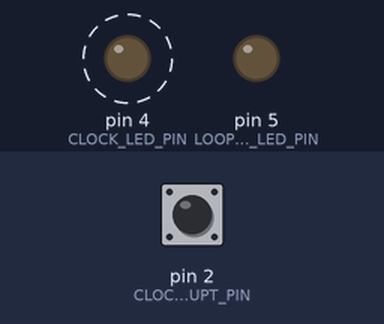
This program was run on a simulated Arduino Pro Mini, built with avr-gcc and run on an emulated ATmega328P. Shown: output pins drawn as LEDs (lit = HIGH). Dashed ring = blinking. Inputs (shaded band) come from the test bench; at power-on: pin 2 (CLOCK_INTERUPT_PIN) HIGH. What the program prints to the serial monitor is not drawn.

Above: at 10.2 s.
10.3 s: pin 2 (CLOCK_INTERUPT_PIN) pulled LOW for 0.15 s
At 11.0 s:
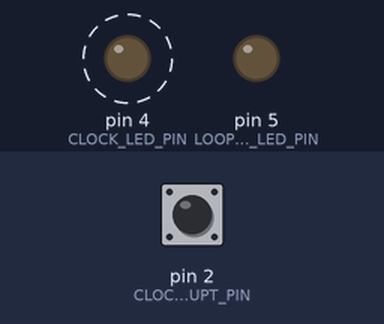
13.3 s: pin 2 (CLOCK_INTERUPT_PIN) pulled LOW for 1 s
At 14.2 s:
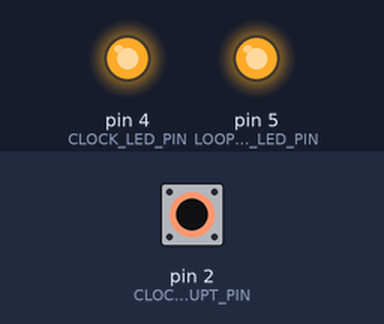
Timing chart, 0 to 16.3 s (numbered marks = the images above; inputs shaded):
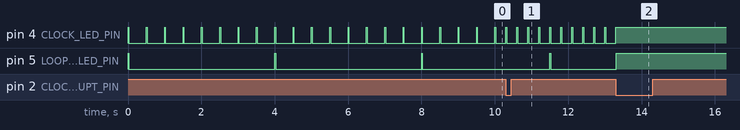

The program:

main.cpp
```cpp
#include <Arduino.h>
#include <Adafruit_MCP23017.h>
#include <TimerOne.h>
#include <Adafruit_MPR121.h>
#include <Event.h>
#include <Channel.cpp>

#define IO_ADDR 0x00
#define TOUCH_ADDR 0x5A

Adafruit_MCP23017 io = Adafruit_MCP23017();
Adafruit_MPR121 touch = Adafruit_MPR121();

const bool DEBUG = true;
const int CLOCK_INTERUPT_PIN = 2;
const int CLOCK_LED_PIN = 4;
const int LOOP_START_LED_PIN = 5;


int currentStep = 1;
int steps = 8;                   // how many steps before sequencer loop resets
int clocked = 0;                 // how many times externally clocked
long pulseDuration = 20000;      // how long, in microseconds, the clock led will be lit
long stepDuration = 500000;      // how long, in microseconds, a single step lasts before the next step begins. Will be variable based on clock input
long timeOfLoopStart = 0;        // when the first step occured on the system clock

// RECORDING TOUCH SEQUENCE
Event * current;
Event * HEAD;
Event * QUEUED;

// MICROSECOND RECORDERS
long timeOfLastClock = 0;        //
long timeOfLastTouchA = 0;       // when channel A was last touched in microseconds
long timeOfLastReleaseA = 0;     // when channel A was last released in microseconds
bool triggered = false;          // determin if channel A has already been triggered/set HIGH

// RESET BUTTONS
int newResetButtonState = 0;
int prevResetButtonState = 0;

uint16_t lastTouched = 0;
uint16_t currTouched = 0;

const int CHANNEL_A_LED_PIN = 8;   // via io

// Timer1 Interupt Callback
void advanceClock() {

  timeOfLastClock = micros();  // the current time
  if (currentStep == 1) {
    timeOfLoopStart = timeOfLastClock;
    // Serial.print("timeOfLoopStart: ");Serial.println(timeOfLoopStart);
  }
  // increment currentStep by 1
  if (currentStep < steps) {
    currentStep += 1;
  } else {
    currentStep = 1;
  }
}

volatile long lastPulseInterval = 0;

void detectTempo() {

  long now = micros();
  long newPulseInterval = now - timeOfLastClock;
  timeOfLastClock = now;

  if (newPulseInterval != lastPulseInterval) {
    // tell timer to trigger callback at an interval if newPulseInterval / PPQ
    Timer1.setPeriod(newPulseInterval);
  }

  lastPulseInterval = newPulseInterval;
}

void setup() {
  Serial.begin(9600);
  // Connect MPR121 touch sensors
  if (!touch.begin(TOUCH_ADDR)) { Serial.println("MPR121 not found, check wiring?"); while (1); }

  io.begin(IO_ADDR);

  // create interupt to detect external clock tempo
  attachInterrupt(digitalPinToInterrupt(CLOCK_INTERUPT_PIN), detectTempo, FALLING);

  Timer1.initialize(stepDuration); // initialize @ 120 BPM
  Timer1.attachInterrupt(advanceClock);


  pinMode(CLOCK_LED_PIN, OUTPUT);
  digitalWrite(CLOCK_LED_PIN, LOW);
  pinMode(LOOP_START_LED_PIN, OUTPUT);
  digitalWrite(LOOP_START_LED_PIN, LOW);

  io.pinMode(CHANNEL_A_LED_PIN, OUTPUT);
  io.digitalWrite(CHANNEL_A_LED_PIN, LOW);
  Serial.println("::: Setup Complete :::");
}


// ------------------------------------
// LOOP
// ------------------------------------
void loop() {

  long now = micros();                       // used throughout loop() function
  currTouched = touch.touched();             // Get the currently touched pads
  newResetButtonState = io.digitalRead(7);   // detect reset buttons

  // --------- HANDLE RESET BUTTON ---------
  if (newResetButtonState != prevResetButtonState) {
    if (newResetButtonState == HIGH) {
      Event *tmp;
      while (HEAD != NULL) {
        tmp = HEAD;
        HEAD = HEAD->next;
        delete tmp;
      }
      QUEUED = NULL;
      if (DEBUG && HEAD == NULL) { Serial.println("all events deleted"); }
    }
    prevResetButtonState = newResetButtonState;
  }

  // ------ CLOCK INDICATORS -----
  // indicate tempo and loop start position via LEDs
  if (now - pulseDuration < timeOfLastClock) {
    digitalWrite(CLOCK_LED_PIN, HIGH);
    if (currentStep == 1) {digitalWrite(LOOP_START_LED_PIN, HIGH);}
  } else {
    digitalWrite(CLOCK_LED_PIN, LOW);
    if (currentStep == 1) {digitalWrite(LOOP_START_LED_PIN, LOW);}
  }


  // ------ HANDLE TOUCH EVENTS -----
  for (uint8_t i=0; i<4; i++) {

    // if it *is* touched and *wasnt* touched before
    if ( (currTouched & _BV(i) ) && !( lastTouched & _BV(i) ) ) {
      io.digitalWrite(CHANNEL_A_LED_PIN, HIGH);

      // get the current time of touch relative to timeOfLoopStart
      timeOfLastTouchA = now - timeOfLoopStart;

      Serial.print("timeOfLastTouchA: ");Serial.println(timeOfLastTouchA);
    }

    //  if it *was* touched and now *isnt*
    if (!(currTouched & _BV(i)) && (lastTouched & _BV(i)) ) {
      io.digitalWrite(CHANNEL_A_LED_PIN, LOW);

      timeOfLastReleaseA = now - timeOfLoopStart;
      long position = timeOfLastTouchA;
      long duration = timeOfLastReleaseA - timeOfLastTouchA;

      // create new event
      Event *newEvent = new Event(1, position, duration);

      if (HEAD == NULL) {
        Serial.println("head is NULL");
        HEAD = newEvent;
        QUEUED = HEAD;
      }

      else if (HEAD->next == NULL) {
        HEAD->next = newEvent;
      }

      // iterate through all events until there are no more remaining
      if (HEAD->next != NULL) {

        Event * cur = HEAD;
        while (cur != NULL) {

          // if greater than cur->next->position
          if (newEvent->position > cur->position && cur->next == NULL) {
            cur->next = newEvent;
            Serial.println(" <-put after last event in loop-> ");
            break;
          }

          // greater than cur->position and less than cur->next->position
          else if (newEvent->position > cur->position && newEvent->position < cur->next->position) {
            newEvent->next = cur->next;
            cur->next = newEvent;
            Serial.println(" <-put in between two events-> ");
            break; // we can break out of loop now that the new events location in linked list has been determined
          }

          // if less than head node, mark as head
          else if (newEvent->position < cur->position) {
            newEvent->next = cur;
            HEAD = newEvent; // ie. HEAD
            Serial.println(" <-set event as head-> ");
            break;
          }

          cur = cur->next;  // set the iterator pointer to the next event in linked list
        }
      }
    }
  }

  // HANDLE THE QUEUED EVENT
  if (QUEUED) {
    long loopStart = now - timeOfLoopStart;

    if (!QUEUED->triggered) { // ifnext event has not yet been triggered
      if (loopStart >= QUEUED->position && loopStart < QUEUED->position + QUEUED->duration) {
        io.digitalWrite(CHANNEL_A_LED_PIN, HIGH);
        QUEUED->triggered = true;
      }
    }

    else if (loopStart > QUEUED->position + QUEUED->duration) {
      io.digitalWrite(CHANNEL_A_LED_PIN, LOW);
      QUEUED->triggered = false;

      // if there IS an event after QUEUED, set QUEUED to that event
      if (QUEUED->next) { QUEUED = QUEUED->next; }

      // if there are no more events, set the QUEUED event equal to the HEAD (ie. first event in loop)
      else { QUEUED = HEAD; }
    }
  }

  // reset touch sensors state
  lastTouched = currTouched;

}
```

Channel.cpp
```cpp
class Channel {
  public:
  int channel;         // which channel should be used for IO
  int resetPin;        // digital pin for reset button


  Channel(int chan) {
    this->channel = chan;
  }
  void clearEvents();
};


// CLEAR ALL EVENTS
// void Channel::clearEvents() {
//
// }

// QUANTIZE EVENTS
```

Event.cpp
```cpp
#include<stdio.h>
#include<stdlib.h>
using namespace std;
#include "Event.h"


void deleteAllEvents(Event *e) {
  Event *store;
  while (e != NULL) {
    store = e->next;
    delete e;
    e = store;
  }
}
```

Event.h
```cpp
#ifndef EVENT_H
#define EVENT_H

#include<stdio.h>
#include<stdlib.h>
using namespace std;

class Event {
  public:
  int channel;         // which channel should be used for IO
  long duration;       // the duration of each event in microseconds
  long position;       // the position of each event relative to the current position in the loop (microseconds)
  bool triggered;      // has the event been triggered
  Event *next;         // pointer to the 'next' Event to occur (linked list)
  Event *prev;         // pointer to the 'previous' Event to occur (linked list)

  Event(int chan, long pos, long dur) {
    this->channel = chan;
    this->position = pos;
    this->duration = dur;
    this->triggered = false;
    this->next = NULL;
    this->prev = NULL;
  }
};

void deleteAllEvents(Event *e);

#endif
```

Measured:
- after the input at 10.3 s, pin 4 (CLOCK_LED_PIN): alternates HIGH for 0.02 s and LOW for 0.28 s, starting at once
- after the input at 13.3 s, pin 4 (CLOCK_LED_PIN): stops changing and stays HIGH
- by itself, pin 4 (CLOCK_LED_PIN): alternates HIGH for 0.02 s and LOW for 0.48 s
- by itself, pin 5 (LOOP_START_LED_PIN): alternates HIGH for 0.02 s and LOW for 4.0 s
